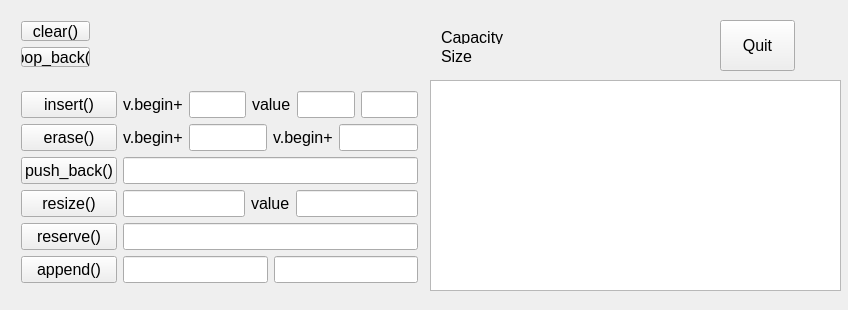
<?xml version="1.0" encoding="UTF-8"?>
<ui version="4.0">
 <class>MyStringVisualizationClass</class>
 <widget class="QMainWindow" name="MyStringVisualizationClass">
  <property name="geometry">
   <rect>
    <x>0</x>
    <y>0</y>
    <width>848</width>
    <height>310</height>
   </rect>
  </property>
  <property name="windowTitle">
   <string>MyStringVisualization</string>
  </property>
  <widget class="QWidget" name="centralWidget">
   <widget class="QTextEdit" name="textEdit">
    <property name="geometry">
     <rect>
      <x>430</x>
      <y>80</y>
      <width>411</width>
      <height>211</height>
     </rect>
    </property>
   </widget>
   <widget class="QWidget" name="layoutWidget">
    <property name="geometry">
     <rect>
      <x>10</x>
      <y>10</y>
      <width>91</width>
      <height>68</height>
     </rect>
    </property>
    <layout class="QVBoxLayout" name="verticalLayout_5">
     <item>
      <widget class="QPushButton" name="clearBtn">
       <property name="font">
        <font>
         <pointsize>12</pointsize>
        </font>
       </property>
       <property name="text">
        <string>clear()</string>
       </property>
      </widget>
     </item>
     <item>
      <widget class="QPushButton" name="pop_backBtn">
       <property name="font">
        <font>
         <pointsize>12</pointsize>
        </font>
       </property>
       <property name="text">
        <string>pop_back()</string>
       </property>
      </widget>
     </item>
    </layout>
   </widget>
   <widget class="QPushButton" name="quitBtn">
    <property name="geometry">
     <rect>
      <x>720</x>
      <y>20</y>
      <width>75</width>
      <height>51</height>
     </rect>
    </property>
    <property name="font">
     <font>
      <pointsize>12</pointsize>
     </font>
    </property>
    <property name="text">
     <string>Quit</string>
    </property>
   </widget>
   <widget class="QWidget" name="layoutWidget_3">
    <property name="geometry">
     <rect>
      <x>430</x>
      <y>20</y>
      <width>171</width>
      <height>54</height>
     </rect>
    </property>
    <layout class="QHBoxLayout" name="horizontalLayout">
     <item>
      <layout class="QVBoxLayout" name="verticalLayout_2">
       <item>
        <widget class="QLabel" name="label">
         <property name="font">
          <font>
           <pointsize>12</pointsize>
          </font>
         </property>
         <property name="text">
          <string>Capacity</string>
         </property>
        </widget>
       </item>
       <item>
        <widget class="QLabel" name="label_2">
         <property name="font">
          <font>
           <pointsize>12</pointsize>
          </font>
         </property>
         <property name="text">
          <string>Size</string>
         </property>
        </widget>
       </item>
      </layout>
     </item>
     <item>
      <layout class="QVBoxLayout" name="verticalLayout">
       <item>
        <widget class="QLabel" name="capacityLable">
         <property name="font">
          <font>
           <pointsize>12</pointsize>
          </font>
         </property>
         <property name="text">
          <string/>
         </property>
        </widget>
       </item>
       <item>
        <widget class="QLabel" name="sizeLable">
         <property name="font">
          <font>
           <pointsize>12</pointsize>
          </font>
         </property>
         <property name="text">
          <string/>
         </property>
        </widget>
       </item>
      </layout>
     </item>
    </layout>
   </widget>
   <widget class="QWidget" name="layoutWidget">
    <property name="geometry">
     <rect>
      <x>10</x>
      <y>80</y>
      <width>419</width>
      <height>214</height>
     </rect>
    </property>
    <layout class="QHBoxLayout" name="horizontalLayout_2">
     <item>
      <layout class="QVBoxLayout" name="verticalLayout_3">
       <item>
        <widget class="QPushButton" name="insertBtn">
         <property name="font">
          <font>
           <pointsize>12</pointsize>
          </font>
         </property>
         <property name="text">
          <string>insert()</string>
         </property>
        </widget>
       </item>
       <item>
        <widget class="QPushButton" name="eraseBtn">
         <property name="font">
          <font>
           <pointsize>12</pointsize>
          </font>
         </property>
         <property name="text">
          <string>erase()</string>
         </property>
        </widget>
       </item>
       <item>
        <widget class="QPushButton" name="push_backBtn">
         <property name="font">
          <font>
           <pointsize>12</pointsize>
          </font>
         </property>
         <property name="text">
          <string>push_back()</string>
         </property>
        </widget>
       </item>
       <item>
        <widget class="QPushButton" name="resizeBtn">
         <property name="font">
          <font>
           <pointsize>12</pointsize>
          </font>
         </property>
         <property name="text">
          <string>resize()</string>
         </property>
        </widget>
       </item>
       <item>
        <widget class="QPushButton" name="reserveBtn">
         <property name="font">
          <font>
           <pointsize>12</pointsize>
          </font>
         </property>
         <property name="text">
          <string>reserve()</string>
         </property>
        </widget>
       </item>
       <item>
        <widget class="QPushButton" name="appendBtn">
         <property name="font">
          <font>
           <pointsize>12</pointsize>
          </font>
         </property>
         <property name="text">
          <string>append()</string>
         </property>
        </widget>
       </item>
      </layout>
     </item>
     <item>
      <layout class="QHBoxLayout" name="horizontalLayout_10">
       <item>
        <layout class="QVBoxLayout" name="verticalLayout_4">
         <item>
          <layout class="QHBoxLayout" name="horizontalLayout_8">
           <item>
            <widget class="QLabel" name="label_6">
             <property name="font">
              <font>
               <pointsize>12</pointsize>
              </font>
             </property>
             <property name="text">
              <string>v.begin+</string>
             </property>
            </widget>
           </item>
           <item>
            <widget class="QLineEdit" name="insertPosEdit">
             <property name="font">
              <font>
               <pointsize>12</pointsize>
              </font>
             </property>
             <property name="inputMask">
              <string>99</string>
             </property>
            </widget>
           </item>
           <item>
            <widget class="QLabel" name="label_7">
             <property name="font">
              <font>
               <pointsize>12</pointsize>
              </font>
             </property>
             <property name="text">
              <string>value</string>
             </property>
            </widget>
           </item>
           <item>
            <widget class="QLineEdit" name="insertValueEdit">
             <property name="font">
              <font>
               <pointsize>12</pointsize>
              </font>
             </property>
             <property name="inputMask">
              <string>N</string>
             </property>
            </widget>
           </item>
           <item>
            <widget class="QLineEdit" name="insertCountEdit">
             <property name="font">
              <font>
               <pointsize>12</pointsize>
              </font>
             </property>
             <property name="inputMask">
              <string>9</string>
             </property>
            </widget>
           </item>
          </layout>
         </item>
         <item>
          <layout class="QHBoxLayout" name="horizontalLayout_7">
           <item>
            <widget class="QLabel" name="label_3">
             <property name="font">
              <font>
               <pointsize>12</pointsize>
              </font>
             </property>
             <property name="text">
              <string>v.begin+</string>
             </property>
            </widget>
           </item>
           <item>
            <widget class="QLineEdit" name="eraseFirstEdit">
             <property name="font">
              <font>
               <pointsize>12</pointsize>
              </font>
             </property>
             <property name="inputMask">
              <string>99</string>
             </property>
            </widget>
           </item>
           <item>
            <widget class="QLabel" name="label_4">
             <property name="font">
              <font>
               <pointsize>12</pointsize>
              </font>
             </property>
             <property name="text">
              <string>v.begin+</string>
             </property>
            </widget>
           </item>
           <item>
            <widget class="QLineEdit" name="eraseSecondEdit">
             <property name="font">
              <font>
               <pointsize>12</pointsize>
              </font>
             </property>
             <property name="inputMask">
              <string>99</string>
             </property>
            </widget>
           </item>
          </layout>
         </item>
         <item>
          <layout class="QHBoxLayout" name="horizontalLayout_5">
           <item>
            <widget class="QLineEdit" name="push_backValueEdit">
             <property name="font">
              <font>
               <pointsize>12</pointsize>
              </font>
             </property>
             <property name="inputMask">
              <string>N</string>
             </property>
            </widget>
           </item>
          </layout>
         </item>
         <item>
          <layout class="QHBoxLayout" name="horizontalLayout_4">
           <item>
            <widget class="QLineEdit" name="resizeSizeEdit">
             <property name="font">
              <font>
               <pointsize>12</pointsize>
              </font>
             </property>
             <property name="inputMask">
              <string>99</string>
             </property>
            </widget>
           </item>
           <item>
            <widget class="QLabel" name="label_8">
             <property name="font">
              <font>
               <pointsize>12</pointsize>
              </font>
             </property>
             <property name="text">
              <string>value</string>
             </property>
            </widget>
           </item>
           <item>
            <widget class="QLineEdit" name="resizeValueEdit">
             <property name="font">
              <font>
               <pointsize>12</pointsize>
              </font>
             </property>
             <property name="inputMask">
              <string>N</string>
             </property>
            </widget>
           </item>
          </layout>
         </item>
         <item>
          <layout class="QHBoxLayout" name="horizontalLayout_3">
           <item>
            <widget class="QLineEdit" name="reserveSizeEdit">
             <property name="font">
              <font>
               <pointsize>12</pointsize>
              </font>
             </property>
             <property name="inputMask">
              <string>99</string>
             </property>
            </widget>
           </item>
          </layout>
         </item>
         <item>
          <layout class="QHBoxLayout" name="horizontalLayout_6">
           <item>
            <widget class="QLineEdit" name="appendCountEdit">
             <property name="font">
              <font>
               <pointsize>12</pointsize>
              </font>
             </property>
             <property name="inputMask">
              <string>99</string>
             </property>
            </widget>
           </item>
           <item>
            <widget class="QLineEdit" name="appendValueEdit">
             <property name="font">
              <font>
               <pointsize>12</pointsize>
              </font>
             </property>
             <property name="inputMask">
              <string>N</string>
             </property>
            </widget>
           </item>
          </layout>
         </item>
        </layout>
       </item>
      </layout>
     </item>
    </layout>
   </widget>
  </widget>
 </widget>
 <layoutdefault spacing="6" margin="11"/>
 <resources>
  <include location="mystringvisualization.qrc"/>
 </resources>
 <connections/>
</ui>
